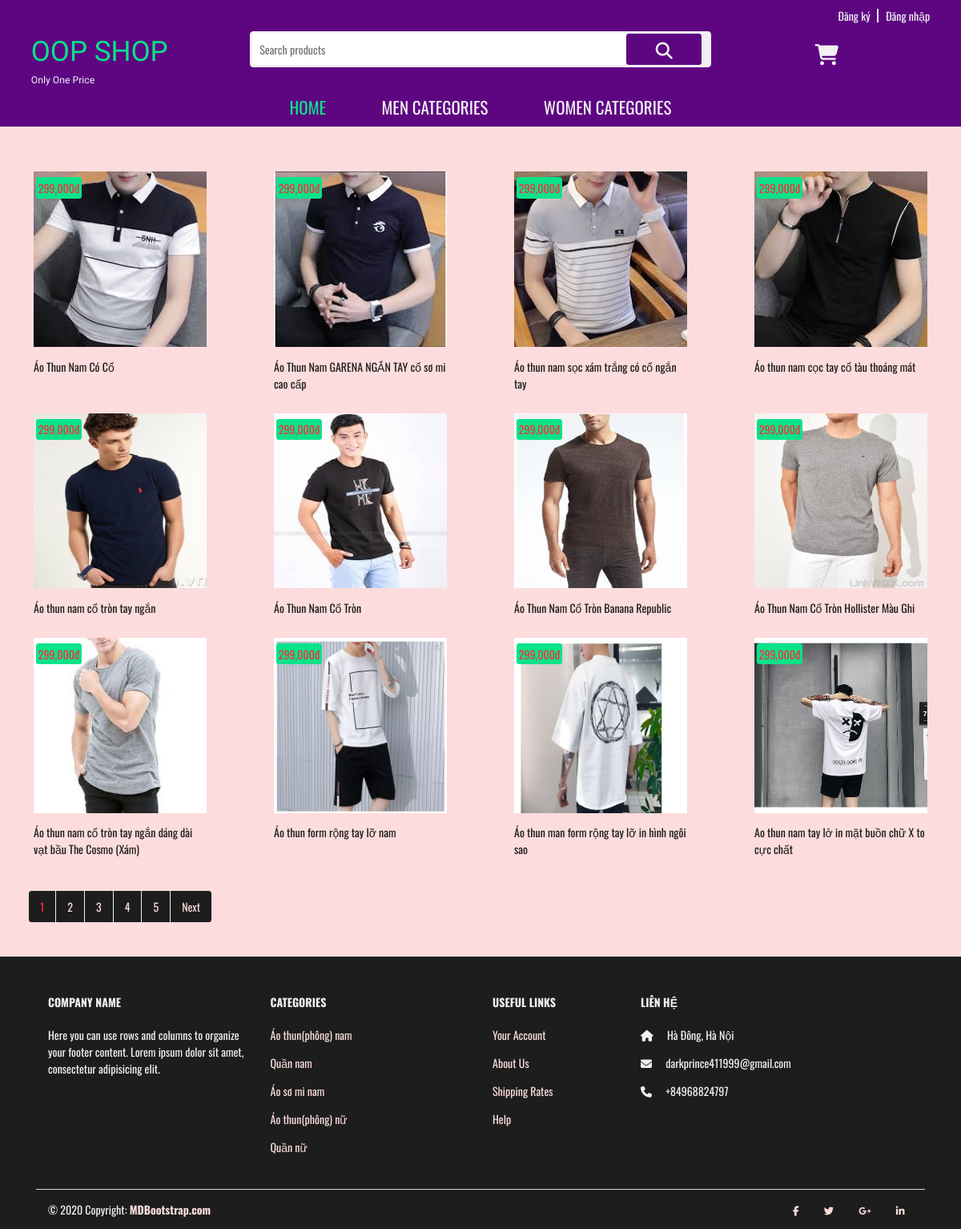
Page /frontend/products on the committed database.
### tables this page shows
CREATE TABLE `products` (
  `id` int(11) NOT NULL,
  `category_id` int(11) DEFAULT NULL COMMENT 'Id của danh mục mà sản phẩm thuộc về, là khóa ngoại liên kết với bảng categories',
  `title` varchar(255) NOT NULL COMMENT 'Tên sản phẩm',
  `avatar` varchar(255) DEFAULT NULL COMMENT 'Tên file ảnh sản phẩm',
  `price` int(11) DEFAULT NULL COMMENT 'Giá sản phẩm',
  `summary` varchar(255) DEFAULT NULL COMMENT 'Mô tả ngắn cho sản phẩm',
  `content` text DEFAULT NULL COMMENT 'Mô tả chi tiết cho sản phẩm',
  `status` tinyint(3) DEFAULT 0 COMMENT 'Trạng thái danh mục: 0 - Inactive, 1 - Active',
  `created_at` timestamp NOT NULL DEFAULT current_timestamp() COMMENT 'Ngày tạo',
  `updated_at` datetime DEFAULT NULL COMMENT 'Ngày cập nhật cuối'
);

CREATE TABLE `categories` (
  `id` int(11) NOT NULL,
  `name` varchar(255) NOT NULL,
  `avatar` varchar(255) DEFAULT NULL,
  `description` text DEFAULT NULL,
  `status` tinyint(3) DEFAULT 0,
  `created_at` timestamp NOT NULL DEFAULT current_timestamp(),
  `updated_at` datetime DEFAULT NULL
);

### frontend/controllers/Controller.php (called while the page is built, shortened)
<?php
class Controller
{
    public function render($file, $variable = []){
        extract($variable);
        require_once "$file";
        $render_view = ob_get_clean();
        return $render_view;
    }
}

### frontend/controllers/ProductController.php (called while the page is built, shortened)
<?php
require_once "controllers/Controller.php";
require_once "models/Product.php";
require_once "models/Category.php";
require_once "models/Pagination.php";
class ProductController extends Controller
{
    public function all(){
        $product_model = new Product();
        $count_total = $product_model->countTotal();
        $query_additional = '';
        $arr_params = [
            'total' => $count_total,
            'limit' => 12,
            'query_string' => 'page',
            'controller' => 'product',
            'action' => 'all',
            'query_additional' => $query_additional,
            'page' => isset($_GET['page']) ? $_GET['page'] : 1
        ];
        $products = $product_model->getAllProductsPagination($arr_params);
        $pagination = new Pagination($arr_params);
        $pages = $pagination->getPagination();
        $category_model = new Category();
        $all_categories = $category_model->getAllCategories();
        $this->content = $this->render('views/products/all.php', [
            'products' => $products,
            'categories' => $all_categories,
            'pages' => $pages,
        ]);
        require_once 'views/layouts/main.php';
    }
}

### frontend/index.php (called while the page is built, shortened)
<?php
$action = isset($_GET['action']) ? $_GET['action'] : 'index';
$object = new $controller();
$object->$action();
?>

### frontend/models/Model.php (called while the page is built, shortened)
<?php
class Model {
  public function __construct() {
    $this->connection = $this->getConnection();
  }
  public function getConnection() {
    try {
      $connection = new PDO(DB_DSN, DB_USERNAME, DB_PASSWORD);
    } catch (PDOException $e) {
      die("Kết nối CSDL theo PDO thất bại: " . $e->getMessage());
    }
    return $connection;
  }
}

### frontend/models/Product.php (called while the page is built, shortened)
<?php
require_once "models/Model.php";
class Product extends Model
{
    public $str_search = '';
    public function getAllProductsPagination($arr_params)
    {
        $limit = $arr_params['limit'];
        $page = $arr_params['page'];
        $start = ($page - 1) * $limit;
        $obj_select = $this->connection->prepare("SELECT * FROM products WHERE TRUE $this->str_search LIMIT $start, $limit");
        $arr_select = [];
        $obj_select->execute($arr_select);
        $products = $obj_select->fetchAll(PDO::FETCH_ASSOC);
        return $products;
    }
    public function countTotal()
    {
        $obj_select = $this->connection->prepare("SELECT COUNT(id) FROM products WHERE TRUE $this->str_search");
        $obj_select->execute();
        return $obj_select->fetchColumn();
    }
}

### frontend/models/Category.php (called while the page is built, shortened)
<?php
require_once 'models/Model.php';
class Category extends Model
{
    public function getAllCategories(){
        $obj_select = $this->connection->prepare("SELECT * FROM categories");
        $obj_select->execute();
        $all_categories = $obj_select->fetchAll(PDO::FETCH_ASSOC);
        return $all_categories;
    }
}

### frontend/views/products/all.php (the view)
<section class="product-list" id="all_product">
    <?php if(!empty($products)):?>
        <div class="row">
            <?php foreach ($products as $product):?>
                <div class="col-md-3 product-content" id="product__item-<?= $product['id']?>">
                    <p class="product-price"><?= number_format($product['price'])?>đ</p>
                    <a href="product-<?= $product['id']?>">
                        <img src="../backend/assets/uploads/<?= $product['avatar']?>">
                    </a>
                    <p class="product-title"><?= $product['title']?></p>
                </div>
            <?php endforeach;?>
        </div>
        <?= $pages?>
    <?php else:?>
        <h2 style="margin: 0 5%;">Không tìm thấy sản phẩm nào</h2>
    <?php endif;?>
</section>

### frontend/views/layouts/footer.php (shortened to what this page needs)
<footer class="page-footer font-small mdb-color pt-4">
    <div class="container text-center text-md-left">
        <div class="row text-center text-md-left mt-3 pb-3">
            <div class="col-md-3 mx-auto mt-3">
                <h6 class="text-uppercase mb-4 font-weight-bold">Company name</h6>
                <p>Here you can use rows and columns to organize your footer content. Lorem ipsum dolor sit amet,
                    consectetur
                    adipisicing elit.</p>
            </div>
            <div class="col-md-3 mx-auto mt-3">
                <h6 class="text-uppercase mb-4 font-weight-bold">Categories</h6>
                <?php foreach ($all_categories as $category):?>
                <p>
                    <a href="product/category-id/<?= $category['id']?>">
                        <?= $category['name']?>
                    </a>
                </p>
                <?php endforeach;?>
            </div>
            <div class="col-md-2 mx-auto mt-3">
                <h6 class="text-uppercase mb-4 font-weight-bold">Useful links</h6>
                <p>
                    <a href="#!">Your Account</a>
                </p>
                <p>
                    <a href="#!">About Us</a>
                </p>
                <p>
                    <a href="#!">Shipping Rates</a>
                </p>
                <p>
                    <a href="#!">Help</a>
                </p>
            </div>
            <div class="col-md-4 mx-auto mt-3">
                <h6 class="text-uppercase mb-4 font-weight-bold">Liên hệ</h6>
                <p>
                    <i class="fas fa-home mr-3"></i> Hà Đông, Hà Nội</p>
                <p>
                    <i class="fas fa-envelope mr-3"></i> darkprince411999@gmail.com</p>
                <p>
                    <i class="fas fa-phone mr-3"></i> +84968824797</p>
            </div>
        </div>
        <hr style="background: #f1f1f1"/>
        <div class="row d-flex align-items-center">
            <div class="col-md-7 col-lg-8">
                <p class="text-center text-md-left">© 2020 Copyright:
                    <a href="https://mdbootstrap.com/">
                        <strong> MDBootstrap.com</strong>
                    </a>
                </p>
            </div>
            <div class="col-md-5 col-lg-4 ml-lg-0">
                <div class="text-center text-md-right">
                    <ul class="list-unstyled list-inline">
                        <li class="list-inline-item">
                            <a class="btn-floating btn-sm rgba-white-slight mx-1">
                                <i class="fab fa-facebook-f"></i>
                            </a>
                        </li>
                        <li class="list-inline-item">
                            <a class="btn-floating btn-sm rgba-white-slight mx-1">
                                <i class="fab fa-twitter"></i>
                            </a>
                        </li>
                        <li class="list-inline-item">
                            <a class="btn-floating btn-sm rgba-white-slight mx-1">
                                <i class="fab fa-google-plus-g"></i>
                            </a>
                        </li>
                        <li class="list-inline-item">
                            <a class="btn-floating btn-sm rgba-white-slight mx-1">
                                <i class="fab fa-linkedin-in"></i>
                            </a>
                        </li>
                    </ul>
                </div>
            </div>
        </div>
    </div>
</footer>

### frontend/assets/css/style.css (style rules this page uses)
html, *, *:after, *:before { margin: 0; padding: 0; box-sizing: border-box; }
.row { margin: 0; }
html, body { font-family: Oswald, sans-serif; font-size: 16px; background: #fcdcdc; color: #1d1d1d; }
html main.main-container section, body main.main-container section { position: relative; }
html main.main-container .product-list .row .product-content .product-price, body main.main-container .product-list .row .product-content .product-price { position: absolute; top: 0.5rem; margin: 0 10%; color: #ff293c; background: #0ae389; padding: 0.2rem; border-radius: 0.25rem; }
html main.main-container .product-list .row .product-content a, body main.main-container .product-list .row .product-content a { display: block; width: 80%; margin: auto; overflow: hidden; }
html main.main-container .product-list .row .product-content a img, body main.main-container .product-list .row .product-content a img { width: 100%; height: 15.625rem; transition: all 600ms ease-out; }
html main.main-container .product-list .row .product-content .product-title, body main.main-container .product-list .row .product-content .product-title { margin: 5% 10% 10% 10%; }
html footer.page-footer, body footer.page-footer { background: #1d1d1d; color: #f1f1f1; }
html footer.page-footer a, body footer.page-footer a { color: #fcdcdc; }
@media (min-width: 1024px) and (max-width: 1279px) { html, body { font-size: 14px; } }

### rows in the picture
products: price "299,000", avatar (picture), title "Áo Thun Nam Có Cổ"
products: price "299,000", avatar (picture), title "Áo Thun Nam GARENA NGẮN TAY cổ sơ mi cao cấp"
products: price "299,000", avatar (picture), title "Áo thun nam sọc xám trắng có cổ ngắn tay"
products: price "299,000", avatar (picture), title "Áo thun nam cọc tay cổ tàu thoáng mát"
products: price "299,000", avatar (picture), title "Áo thun nam cổ tròn tay ngắn"
products: price "299,000", avatar (picture), title "Áo Thun Nam Cổ Tròn"
products: price "299,000", avatar (picture), title "Áo Thun Nam Cổ Tròn Banana Republic"
products: price "299,000", avatar (picture), title "Áo Thun Nam Cổ Tròn Hollister Màu Ghi"
products: price "299,000", avatar (picture), title "Áo thun nam cổ tròn tay ngắn dáng dài vạt bầu The Cosmo (Xám)"
products: price "299,000", avatar (picture), title "Áo thun form rộng tay lỡ nam"
products: price "299,000", avatar (picture), title "Áo thun man form rộng tay lỡ in hình ngôi sao"
products: price "299,000", avatar (picture), title "Ao thun nam tay lở in mặt buồn chữ X to cực chất"
categories: name "Áo thun(phông) nam"
categories: name "Quần nam"
categories: name "Áo sơ mi nam"
categories: name "Áo thun(phông) nữ"
categories: name "Quần nữ"
